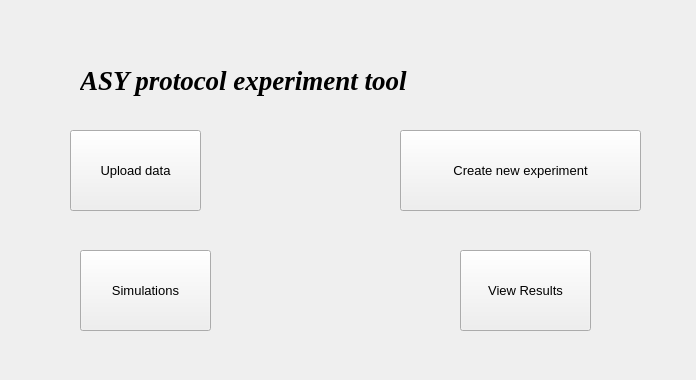
<?xml version="1.0" encoding="UTF-8"?>
<ui version="4.0">
 <class>MainWindow</class>
 <widget class="QMainWindow" name="MainWindow">
  <property name="geometry">
   <rect>
    <x>0</x>
    <y>0</y>
    <width>696</width>
    <height>380</height>
   </rect>
  </property>
  <property name="windowTitle">
   <string>ASY Experiment Tool</string>
  </property>
  <property name="autoFillBackground">
   <bool>false</bool>
  </property>
  <widget class="QWidget" name="centralwidget">
   <widget class="QLabel" name="title">
    <property name="geometry">
     <rect>
      <x>80</x>
      <y>40</y>
      <width>631</width>
      <height>81</height>
     </rect>
    </property>
    <property name="font">
     <font>
      <family>Times New Roman</family>
      <pointsize>20</pointsize>
      <weight>75</weight>
      <italic>true</italic>
      <bold>true</bold>
     </font>
    </property>
    <property name="text">
     <string>ASY protocol experiment tool</string>
    </property>
   </widget>
   <widget class="QPushButton" name="upload_data_button">
    <property name="geometry">
     <rect>
      <x>70</x>
      <y>130</y>
      <width>131</width>
      <height>81</height>
     </rect>
    </property>
    <property name="font">
     <font>
      <family>Segoe UI</family>
      <pointsize>10</pointsize>
     </font>
    </property>
    <property name="cursor">
     <cursorShape>PointingHandCursor</cursorShape>
    </property>
    <property name="text">
     <string>Upload data</string>
    </property>
   </widget>
   <widget class="QPushButton" name="create_experiment_button">
    <property name="geometry">
     <rect>
      <x>400</x>
      <y>130</y>
      <width>241</width>
      <height>81</height>
     </rect>
    </property>
    <property name="font">
     <font>
      <family>Segoe UI</family>
      <pointsize>10</pointsize>
     </font>
    </property>
    <property name="cursor">
     <cursorShape>PointingHandCursor</cursorShape>
    </property>
    <property name="text">
     <string>Create new experiment</string>
    </property>
   </widget>
   <widget class="QPushButton" name="view_results_button">
    <property name="geometry">
     <rect>
      <x>460</x>
      <y>250</y>
      <width>131</width>
      <height>81</height>
     </rect>
    </property>
    <property name="font">
     <font>
      <family>Segoe UI</family>
      <pointsize>10</pointsize>
     </font>
    </property>
    <property name="cursor">
     <cursorShape>PointingHandCursor</cursorShape>
    </property>
    <property name="text">
     <string>View Results</string>
    </property>
   </widget>
   <widget class="QPushButton" name="simulations_button">
    <property name="geometry">
     <rect>
      <x>80</x>
      <y>250</y>
      <width>131</width>
      <height>81</height>
     </rect>
    </property>
    <property name="font">
     <font>
      <family>Segoe UI</family>
      <pointsize>10</pointsize>
     </font>
    </property>
    <property name="cursor">
     <cursorShape>PointingHandCursor</cursorShape>
    </property>
    <property name="text">
     <string>Simulations</string>
    </property>
   </widget>
  </widget>
 </widget>
 <resources/>
 <connections/>
</ui>
